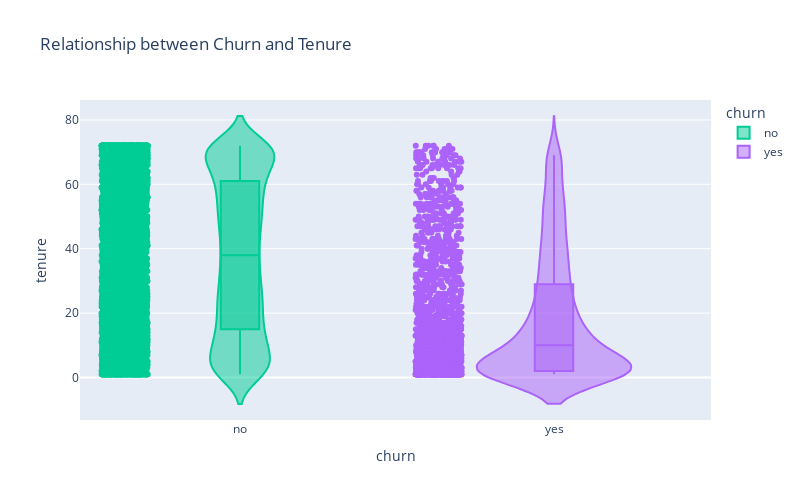

Notebook cell for this chart:
### Markdown cell above
for both churn and no-churn, most of the customers of this telecom service are paid total charges less than 2000

### Code cell
#relationship between churn and tenure
colors = {'No': 'green', 'Yes': 'red'}

# Create violin plot with custom colors and increased figure size
fig = px.violin(df, x="churn", y="tenure", color="churn", box=True, points="all",
                title="Relationship between Churn and Tenure", color_discrete_map=colors)
fig.update_layout(width=800, height=500)  # Adjust the figure size
fig.show()

### Figure 1 — Plotly figure (JSON) as saved in the notebook; plotly's stock layout.template omitted (floating-point values rounded to 4 significant figures; data arrays with more than 128 entries replaced by an {"elided": "..."} marker saying what was removed)
{"data": [{"alignmentgroup": "True", "box": {"visible": true}, "hovertemplate": "churn=%{x}<br>tenure=%{y}<extra></extra>", "legendgroup": "no", "marker": {"color": "#00cc96"}, "name": "no", "offsetgroup": "no", "orientation": "v", "points": "all", "scalegroup": "True", "showlegend": true, "type": "violin", "x": {"elided": "5163 str values"}, "x0": " ", "xaxis": "x", "y": {"elided": "5163 int values"}, "y0": " ", "yaxis": "y"}, {"alignmentgroup": "True", "box": {"visible": true}, "hovertemplate": "churn=%{x}<br>tenure=%{y}<extra></extra>", "legendgroup": "yes", "marker": {"color": "#ab63fa"}, "name": "yes", "offsetgroup": "yes", "orientation": "v", "points": "all", "scalegroup": "True", "showlegend": true, "type": "violin", "x": {"elided": "1869 str values"}, "x0": " ", "xaxis": "x", "y": {"elided": "1869 int values"}, "y0": " ", "yaxis": "y"}], "layout": {"height": 500, "legend": {"title": {"text": "churn"}, "tracegroupgap": 0}, "title": {"text": "Relationship between Churn and Tenure"}, "violinmode": "overlay", "width": 800, "xaxis": {"anchor": "y", "categoryarray": ["no", "yes"], "categoryorder": "array", "domain": [0, 1], "title": {"text": "churn"}}, "yaxis": {"anchor": "x", "domain": [0, 1], "title": {"text": "tenure"}}}}
